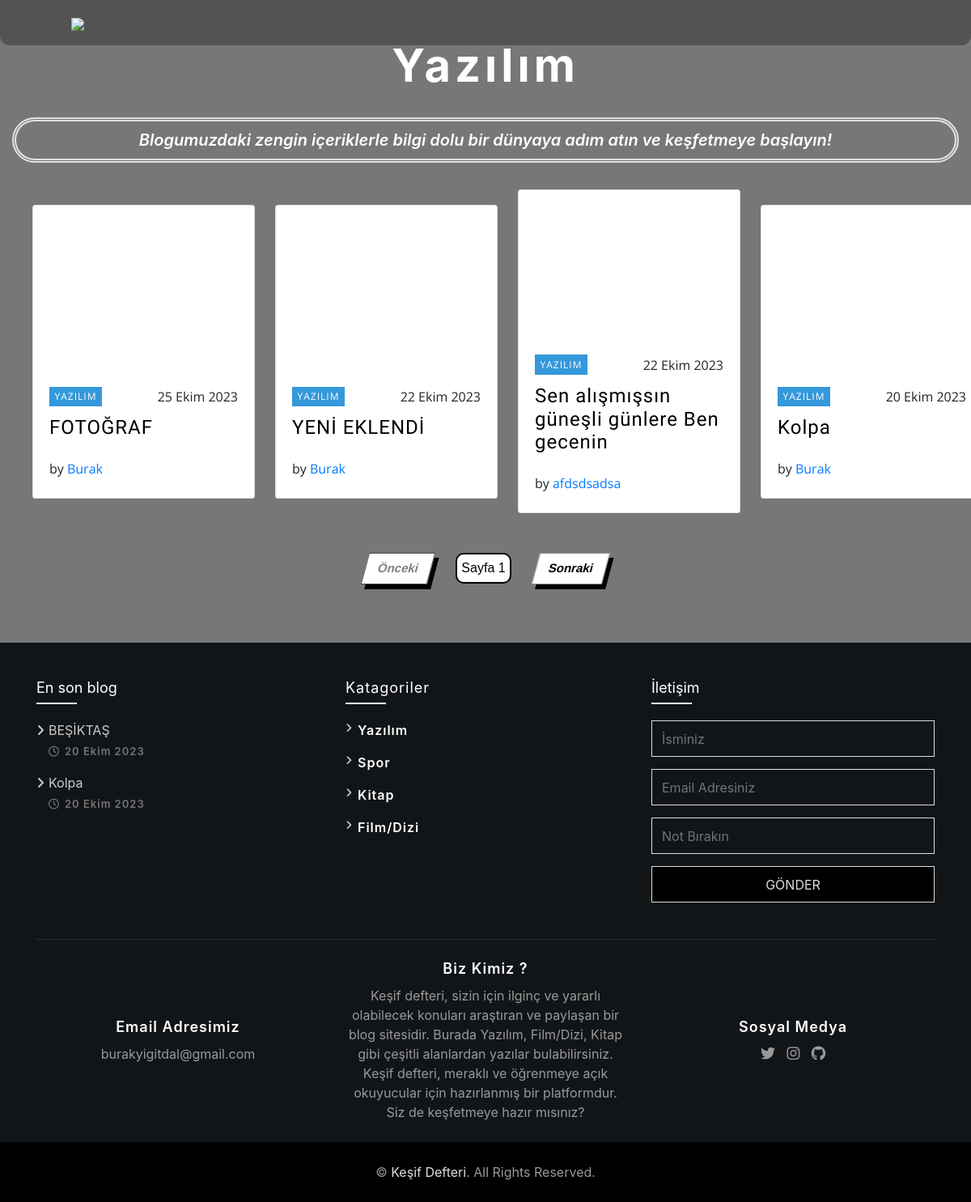
Page /yazılım/ on the committed database.
### kesifblog/models.py (models this page shows, shortened)
class Blog_Content(models.Model):
    baslik = models.CharField(max_length=200)
    icerik = RichTextUploadingField(blank=True, null=True)
    kategori = models.CharField(max_length=100, choices=CATEGORY_CHOICES)
    kategori_image = models.CharField(max_length=100, choices=CATEGORY_IMAGE)
    created_date = models.DateField(auto_now_add=True)
    yazar = models.CharField(max_length=200)
    icerik_info = models.TextField(blank=False, null=False,default='default')
    image = models.ImageField(upload_to='img', blank=True, null=True)
    card_image = models.ImageField(upload_to='img', blank=True, null=True)
    yeni_eklendi = models.BooleanField(default=False)
    onerilenler = models.BooleanField(default=False)
    profile_image = models.ImageField(upload_to='profile', blank=True, null=True)

### kesifblog/views.py (called while the page is built)
def software(request):
    selected_category = "Yazılım"
    blogs = Blog_Content.objects.order_by('-created_date')
    blogs = Blog_Content.objects.filter(kategori=selected_category)
    footer_blog = Blog_Content.objects.filter(kategori=selected_category, onerilenler=True).order_by('-created_date')[:4]
    context = {
        'blogs': blogs,
        'footer_blog':  footer_blog,
    }
    return render(request, 'software.html', context)

### templates/software.html (shortened to what this page needs)
{% extends "base.html" %}
{% load static %}
{% block content %}
<section class="gallery" id="portfolio">
  <div class="container-fluid ">
    <h1 class="section-heading">Yazılım</h1>
    <h5 class="thin"><em>Blogumuzdaki zengin içeriklerle bilgi dolu bir dünyaya adım atın ve keşfetmeye başlayın!</em></h5>
    <div class="row card-container  gallery-items">
    {% for blog_content in blogs reversed  %}
      <div class="col-sm-12 col-md-6 col-lg-3 item">
        <div class="port-box">
          <div class="card card-2">
            <a data-toggle="modal" data-target="#port-modal-{{ blog_content.id }}" href="" class="card-link">
              <div class="card-img-hovered" style="background-image: linear-gradient(to bottom, rgba(0, 0, 0, 0), rgba(0, 0, 0, 0)), url('{{ blog_content.card_image.url }}');"></div>
            </a>
            <div class="card-info">
              <div class="card-about">
                <a class="card-tag" data-category="{{ blog_content.kategori }}">{{ blog_content.kategori }}</a>
              <div class="card-time">{{ blog_content.created_date }}</div>
              </div>
              <a class="card-title-link" data-toggle="modal" data-target="#port-modal-{{ blog_content.id }}" href=""><h1 class="card-title">{{ blog_content.baslik }}</h1></a>
              <div class="card-creator">by <a href="">{{ blog_content.yazar }}</a></div>
            </div>
          </div>
        </div>
      </div>
      {% endfor %}
    {% for blog_content in blogs %}
    </div>
      {% endfor %}
    <br/>
    <div class="pagination">
      <div class="wrapper">
        <div class="prev cta">Önceki</div>
      </div>
      <div class="page">Sayfa <span class="page-num">{{ blogs.number }}</span></div>
      <div class="wrapper">
        <div class="next cta">Sonraki</div>
      </div>
        </div>
    <br/>
</section>
{% endblock content %}
{% block footer_blog %}
<div class="col-md-4 col-lg-4">
  <div class="footer-blog">
    <h3>En son blog</h3>
    {% for blog_content in footer_blog %}
    <div>
      <a href="" data-toggle="modal" data-target="#port-modal-{{ blog_content.id }}" >{{ blog_content.baslik }}</a>
      <p>{{ blog_content.created_date }}</p>
    </div>
    {% endfor %}
  </div>
</div>
{% endblock footer_blog %}

### templates/base.html (shortened to what this page needs)
{% load static %}
<!DOCTYPE html>
<html lang="en">
<head>
<link rel='stylesheet' href='https://maxcdn.bootstrapcdn.com/bootstrap/4.0.0-alpha.6/css/bootstrap.min.css'>
<link rel="stylesheet" href="{% static './style.css' %}">
</head>
<body data-spy="scroll" data-target=".spy-class" data-offset="70">
    <nav class="navbar navbar-toggleable-md navbar-inverse stickynav">
        <button class="navbar-toggler navbar-toggler-right" type="button" data-toggle="collapse" data-target="#navbarNavAltMarkup" aria-controls="navbarNavAltMarkup" aria-expanded="false" aria-label="Toggle navigation">
          <span class="navbar-toggler-icon"></span>
        </button>
        <div id="navbar-logo">
          <a class="navbar-brand" href="{% url 'index' %}"><img src="https://images.cooltext.com/5665833.png"/></a>
        </div>
      </nav>
    {% block content %}
    {% endblock content %}
    <div id="info" class="footer">
        <div class="container">
          <div class="row">
            {% block footer_blog %}{% endblock footer_blog %}
            <div class="col-md-4 col-lg-4">
                <div class="footer_category">
                  <h3>Katagoriler</h3>
                  <div>
                    <a href="{% url 'software' %}" class="content_title_link ">
                      <p class="header-subhead">Yazılım</p>
                    </a>
                  </div>
                  <div>
                    <a href="{% url 'spor' %}" class="content_title_link ">
                      <p class="header-subhead">Spor</p>
                    </a>
                  </div>
                  <div>
                    <a href="{% url 'book' %}" class="content_title_link ">
                      <p class="header-subhead">Kitap</p>
                    </a>
                  </div>
                  <div>
                    <a href="{% url 'movie_series' %}" class="content_title_link ">
                      <p class="header-subhead">Film/Dizi</p>
                    </a>
                  </div>
                </div>
              </div>
            <div class="col-md-4 col-lg-4">
              <div class="footer-newsletter">
                <h3>İletişim</h3>
                <form class="form" method="post" action="{% url 'footer_info' %}">
                  <input class="form-control" type="text" name="name" placeholder="İsminiz"  required>
                  <input class="form-control" type="email" name="email" placeholder="Email Adresiniz"  required>
                  <input class="form-control" type="text" name="note" placeholder="Not Bırakın"  required>
                  <button type="submit" class="btn">Gönder</button>
               </form>
              </div>
            </div>
          </div>
        </div>
        <div class="container">
          <div class="footer-contact">
            <div class="row align-items-center">
              <div class="col-md-4">
                <h4>Email Adresimiz</h4>
                <p>burakyigitdal@gmail.com</p>
              </div>
              <div class="col-md-4">
                <h4>Biz Kimiz ?</h4>
                <p>Keşif defteri, sizin için ilginç ve yararlı olabilecek konuları araştıran ve paylaşan bir blog sitesidir. Burada Yazılım, Film/Dizi, Kitap gibi çeşitli alanlardan yazılar bulabilirsiniz. Keşif defteri, meraklı ve öğrenmeye açık okuyucular için hazırlanmış bir platformdur. Siz de keşfetmeye hazır mısınız?</p>
              </div>
              <div class="col-md-4">
                <h4>Sosyal Medya</h4>
                <a href=""><i class="fab fa-twitter"></i></a>
                <a href=""><i class="fab fa-instagram"></i></a>
                <a href=""><i class="fab fa-github"></i></a>
              </div>
            </div>
          </div>
        </div>
        <div class="copyright">
          <div class="container">
            <div class="row align-items-center">
              <div class="col-md-12 col-lg-12 text-center">
                <div class="copy-text">
                  <p>&copy; <a href="#">Keşif Defteri</a>. All Rights Reserved.</p>
                </div>
              </div>
            </div>
          </div>
        </div>
      </div>
    </body>
      </html>

### rows in the picture
Blog_Content: kategori "YAZILIM", created_date "25 Ekim 2023", baslik "FOTOĞRAF", yazar "Burak"
Blog_Content: kategori "YAZILIM", created_date "22 Ekim 2023", baslik "YENİ EKLENDİ", yazar "Burak"
Blog_Content: kategori "YAZILIM", created_date "22 Ekim 2023", baslik "Sen alışmışsın güneşli günlere Ben gecenin", yazar "afdsdsadsa"
Blog_Content: kategori "YAZILIM", created_date "20 Ekim 2023", baslik "Kolpa", yazar "Burak"
Blog_Content: baslik "BEŞİKTAŞ", created_date "20 Ekim 2023"
